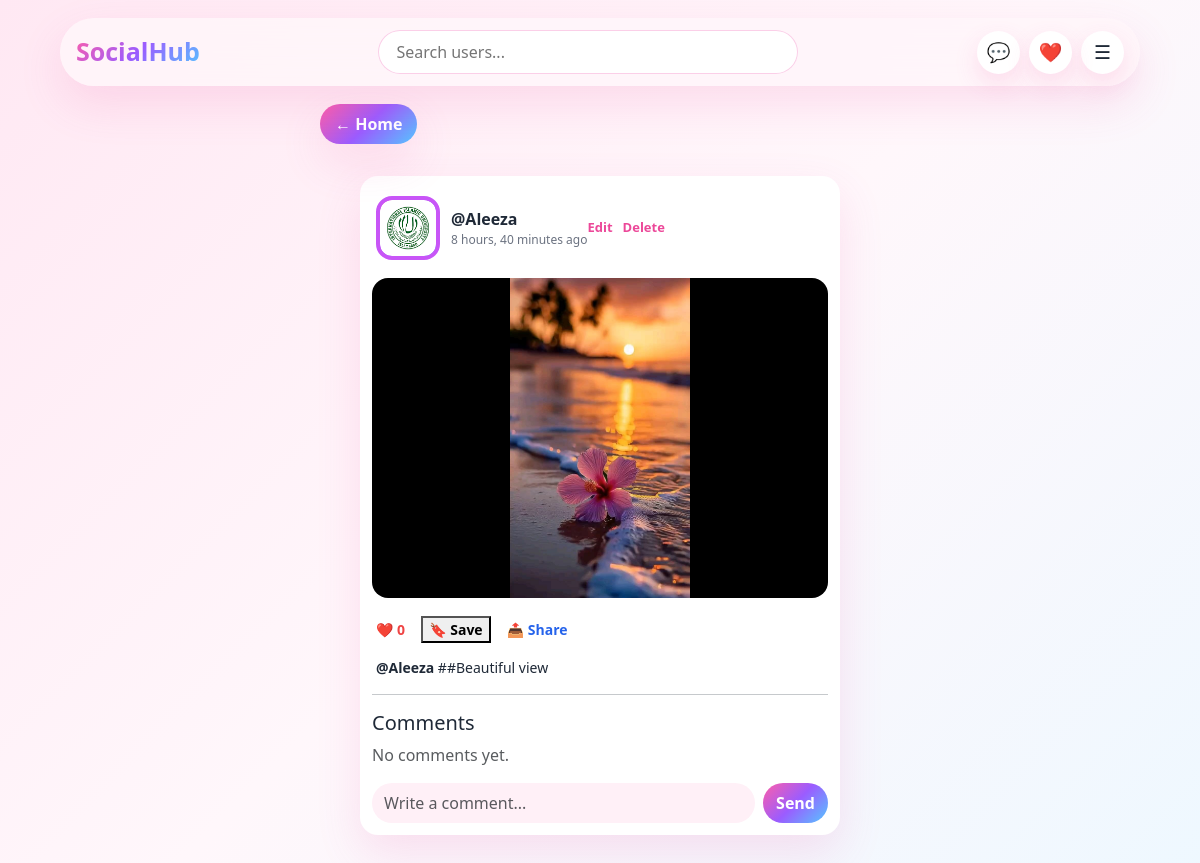
/post/4/ (signed in), run on the app's committed database.
### posts/models.py (models this page shows, shortened)
class Post(models.Model):
    author = models.ForeignKey(User, on_delete=models.CASCADE, related_name="posts")
    caption = models.TextField(max_length=1000)
    image = models.ImageField(upload_to="post_images/", blank=True, null=True)
    likes = models.ManyToManyField(User, related_name="liked_posts", blank=True)
    saved_by = models.ManyToManyField(User, related_name="saved_posts", blank=True)
    created_at = models.DateTimeField(auto_now_add=True)
    updated_at = models.DateTimeField(auto_now=True)
    class Meta:
        ordering = ["-created_at"]
    def total_likes(self):
        return self.likes.count()

### accounts/models.py (models this page shows, shortened)
class Profile(models.Model):
    user = models.OneToOneField(User, on_delete=models.CASCADE)
    profile_picture = models.ImageField(
        upload_to='profile_pictures/',
        default='default.png'
    )
    cover_photo = models.ImageField(
        upload_to='cover_photos/',
        blank=True,
        null=True
    )
    bio = models.TextField(blank=True, max_length=300)
    location = models.CharField(max_length=100, blank=True)
    website = models.URLField(blank=True)
    is_online = models.BooleanField(default=False)
    following = models.ManyToManyField(
        User,
        related_name='followers',
        blank=True
    )
    blocked_users = models.ManyToManyField(
    User,
    related_name="blocked_by",
    blank=True
)

### posts/views.py (the view)
# urls.py: path("post/<int:post_id>/", views.post_detail, name="post_detail"),
@login_required
def post_detail(request, post_id):
    post = get_object_or_404(Post, id=post_id)
    comment_form = CommentForm()
    return render(request, "posts/post_detail.html", {
        "post": post,
        "comment_form": comment_form,
    })

### posts/forms.py
class CommentForm(forms.ModelForm):
    text = forms.CharField(widget=forms.TextInput(attrs={
        'class': 'form-control',
        'placeholder': 'Write a comment...'
    }))
    class Meta:
        model = Comment
        fields = ['text']

### socialmedia/context_processors.py (called while the page is built)
def notification_count(request):
    unread_notifications = 0
    unread_messages = 0
    if request.user.is_authenticated:
        unread_notifications = Notification.objects.filter(
            receiver=request.user,
            is_read=False
        ).count()
        unread_messages = Message.objects.filter(
            receiver=request.user,
            is_read=False
        ).count()
    return {
        "unread_notifications": unread_notifications,
        "unread_messages": unread_messages,
    }

### templates/posts/post_detail.html (shortened to what this page needs)
{% extends 'base.html' %}
{% block content %}
<a href="{% url 'home' %}" class="back-home-btn">← Home</a>
<div class="post-detail-card">
    <div class="insta-post-header">
        <a href="{% url 'user_profile' post.author.username %}" class="post-user">
            {% if post.author.profile.profile_picture and post.author.profile.profile_picture.name != "default.png" %}
                <img src="{{ post.author.profile.profile_picture.url }}" class="story-avatar-img">
            {% else %}
                <div class="story-avatar small">{{ post.author.username|first|upper }}</div>
            {% endif %}
            <div>
                <strong>@{{ post.author.username }}</strong>
                <span>{{ post.created_at|timesince }} ago</span>
            </div>
        </a>
        {% if post.author == user %}
            <div class="post-menu-actions">
                <a href="{% url 'edit_post' post.id %}">Edit</a>
                <a href="{% url 'delete_post' post.id %}">Delete</a>
            </div>
        {% endif %}
    </div>
    {% if post.image %}
        <img src="{{ post.image.url }}" class="post-detail-img">
    {% endif %}
    <div class="insta-actions">
        <button class="like-btn" data-post-id="{{ post.id }}" data-url="{% url 'like_post' post.id %}">
            ❤️ <span id="like-count-{{ post.id }}">{{ post.total_likes }}</span>
        </button>
        <button class="save-btn" data-url="{% url 'save_post' post.id %}">
            🔖 Save
        </button>
        <button class="share-btn" data-url="{% url 'post_detail' post.id %}">
            📤 Share
        </button>
    </div>
    <p class="post-caption">
        <strong>@{{ post.author.username }}</strong>
        {{ post.caption }}
    </p>
    <hr>
    <h5>Comments</h5>
    {% for comment in post.comments.all %}
        <div class="comment-line">
            <strong>@{{ comment.author.username }}</strong>
            {{ comment.text }}
        </div>
    {% empty %}
        <p class="text-muted">No comments yet.</p>
    {% endfor %}
    <form method="POST" action="{% url 'add_comment' post.id %}" class="comment-form mt-3">
        {{ comment_form.text }}
        <button type="submit">Send</button>
    </form>
</div>
{% endblock %}

### data on the page
Post: author.profile.profile_picture (picture), author.username "Aleeza", created_at "8 hours, 40 minutes", image (picture), total_likes "0", caption "##Beautiful view"
